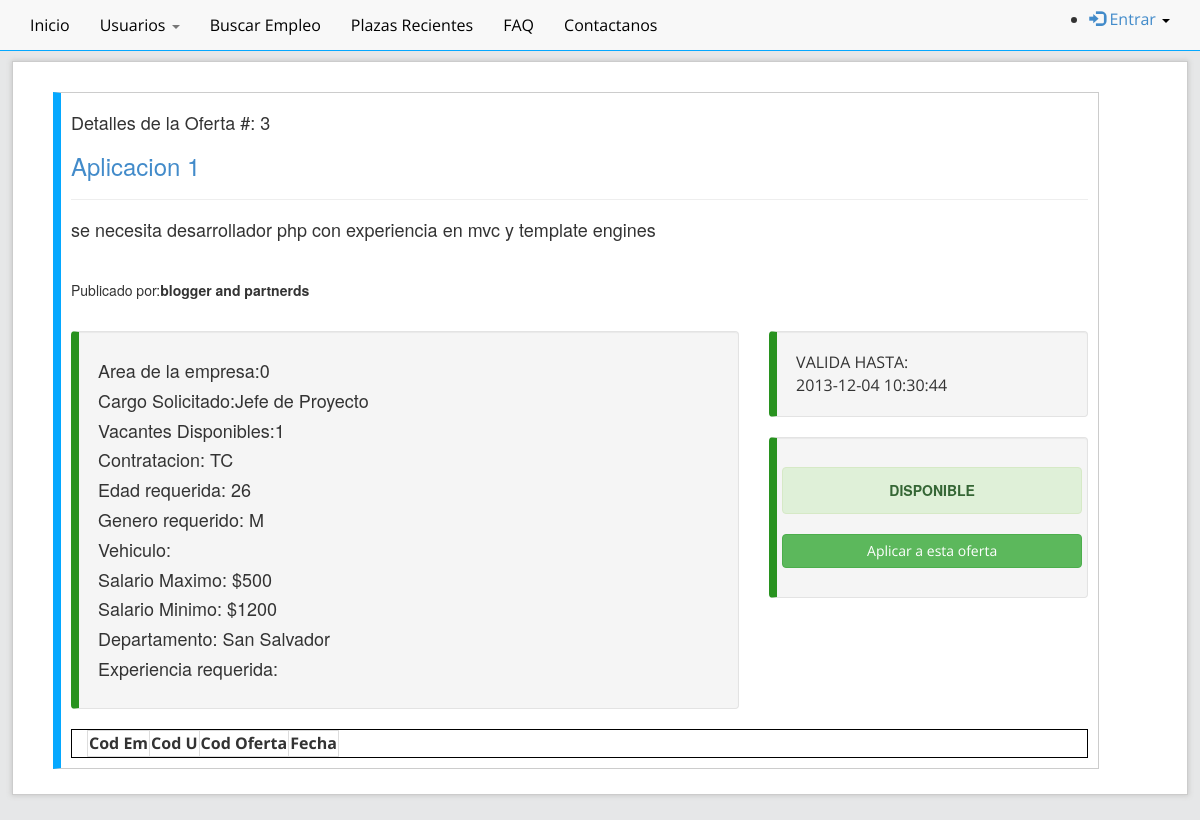
The page /detallesOferta.php?id=3 on the database its author committed.
### tables this page shows
CREATE TABLE `ofertas` (
  `cod_oferta` int(20) NOT NULL AUTO_INCREMENT,
  `cod_em` int(20) DEFAULT NULL,
  `titulo_of` varchar(120) DEFAULT NULL,
  `descripcion_of` varchar(250) DEFAULT NULL,
  `area_of` int(11) DEFAULT NULL,
  `cargo_of` varchar(20) DEFAULT NULL,
  `vacantes_of` int(11) DEFAULT NULL,
  `contratacion_of` varchar(20) DEFAULT NULL,
  `anoexp_ofetas` int(11) DEFAULT NULL,
  `edad` int(10) DEFAULT NULL,
  `genero_of` varchar(20) DEFAULT NULL,
  `vehiculo_ofetas` varchar(20) DEFAULT NULL,
  `salariomax_of` decimal(30,0) DEFAULT NULL,
  `salariomin_of` decimal(30,0) DEFAULT NULL,
  `departamento_of` varchar(20) DEFAULT NULL,
  `experiencia` varchar(20) DEFAULT NULL,
  `tituloen_of` varchar(20) DEFAULT NULL,
  `nivel_of` varchar(20) DEFAULT NULL,
  `disponible_of` int(1) DEFAULT '0',
  `aprovacion_of` int(1) DEFAULT '0',
  `fecha_of` datetime DEFAULT NULL,
  `fechaFin_of` datetime DEFAULT NULL,
  PRIMARY KEY (`cod_oferta`) USING BTREE,
  UNIQUE KEY `cod_oferta_UNIQUE` (`cod_oferta`)
);

CREATE TABLE `empresa` (
  `cod_em` int(11) NOT NULL AUTO_INCREMENT,
  `activa_em` varchar(1) DEFAULT NULL,
  `imagen_em` varchar(120) DEFAULT NULL,
  `nombre_em` varchar(120) DEFAULT NULL,
  `usuario_em` varchar(45) DEFAULT NULL,
  `password_em` varchar(20) DEFAULT NULL,
  `email_em` varchar(50) DEFAULT NULL,
  `telefono_em` varchar(12) DEFAULT NULL,
  `url_em` varchar(120) DEFAULT NULL,
  `descripcion_em` varchar(250) DEFAULT NULL,
  `actividad_em` varchar(50) DEFAULT NULL,
  `departamento_em` varchar(20) DEFAULT NULL,
  `direccion_em` varchar(250) DEFAULT NULL,
  PRIMARY KEY (`cod_em`) USING BTREE
);

### detallesOferta.php (the view, shortened to what this page needs)
<!DOCTYPE html>
 <html class="no-js">
    <head>
        <link rel="stylesheet" href="../assets/css/bootstrap.css">
        <link rel="stylesheet" href="../assets/css/normalize.css">
    </head>
    <body>
        <div id="header" class="navbar navbar-default navbar-static-top">
            <?php
            include_once 'layout/header.php';
            ?>
        </div>
        <div id="contenedor" class="container">
            <div class="row">
                <div class="col-md-11">
                    <div class="tab-content">
                        <div class="tab-pane active" id="plazas">
                            <?php
                            if (isset($_GET["id"])) {
                                $controlador = $_GET['id'];
                                $result = mysql_query("SELECT * FROM `ofertas` where cod_oferta=$controlador") or trigger_error(mysql_error());
                                while ($row = mysql_fetch_array($result)) {
                                    foreach ($row AS $key => $value) {
                                        $row[$key] = stripslashes($value);
                                    }
                                    $cod_em = $row['cod_em'];
                                    ?>
                                    <div class="oferta-contenedor">
                                        <h4>Detalles de la Oferta #: <?php echo nl2br($row['cod_oferta']) ?></h4>
                                        <h3 class="h3"><a><?php echo nl2br($row['titulo_of']) ?></a></h3>
                                        <hr>
                                        <h4><?php echo nl2br($row['descripcion_of']) ?></h4><br>
                                        <h5>
                                            <?php
                                            $result2 = mysql_query("SELECT nombre_em FROM `empresa` where cod_em=$cod_em") or trigger_error(mysql_error());
                                            while ($row2 = mysql_fetch_array($result2)) {
                                                $nombre_empresa = $row2['nombre_em'];
                                            }
                                            ?>Publicado por:<?php echo "<b>" . $nombre_empresa . "</b>" ?></h5>
                                        <h4><?php $fecha_ago = ($row['fecha_of']) ?></h4>
                                        <?php echo "<span id='timeagos' data-livestamp='$fecha_ago'></span><br>" ?>
                                        <div class="row">
                                            <div class="col-md-8">
                                                <div class="well">
                                                    <h4>Area de la empresa:<?php echo nl2br($row['area_of']) ?></h4>
                                                    <h4>Cargo Solicitado:<?php echo nl2br($row['cargo_of']) ?></h4>
                                                    <h4>Vacantes Disponibles:<?php echo nl2br($row['vacantes_of']) ?></h4>
                                                    <h4>Contratacion: <?php echo nl2br($row['contratacion_of']) ?></h4>
                                                    <h4>Edad requerida: <?php echo nl2br($row['edad']) ?></h4>
                                                    <h4>Genero requerido: <?php echo nl2br($row['genero_of']) ?></h4>
                                                    <h4>Vehiculo: <?php echo nl2br($row['vehiculo_ofetas']) ?></h4>
                                                    <h4>Salario Maximo: $<?php echo nl2br($row['salariomax_of']) ?></h4>
                                                    <h4>Salario Minimo: $<?php echo nl2br($row['salariomin_of']) ?></h4>
                                                    <h4>Departamento: <?php echo nl2br($row['departamento_of']) ?></h4>
                                                    <h4>Experiencia requerida: <?php echo nl2br($row['experiencia_of']) ?></h4>
                                                </div>
                                            </div>
                                            <div class="col-md-4">
                                                <div class="well">
                                                    VALIDA HASTA:<br><?php echo nl2br($row['fechaFin_of']) ?>
                                                </div>
                                                <div class="well" id="wellinfo">
                                                    <form method="POST" action="oferta_aplicar.php">
                                                        <input type="hidden" name="cod_oferta" value="<?php
                                                        $cod_oferta = $row['cod_oferta'];
                                                        ?>">
                                                               <?PHP
                                                               if ($row['disponible_of'] == 1) {
                                                                   echo " <h5 class='disponible'><div class='alert alert-success'><a class='alert-link'>DISPONIBLE</a></div></h5>";
                                                                   echo "<p><input type='submit' class='btn btn-block btn-success' value='Aplicar a esta oferta' /><input type='hidden' value='1' name='submitted' /> ";
                                                               } else {
                                                                   echo " <h5 class='disponible'><div class='alert alert-danger'><a class='alert-link'> NO DISPONIBLE</a></div></h5>";
                                                               }
                                                               ?>
                                                    </form>
                                                </div>
                                            </div>
                                        </div>
                                        <div class="col-md-12">
                                            <?
                                            echo "<table class='table-bordered' >";
                                            echo "<tr>";
                                            echo "<td><b>Cod Em</b></td>";
                                            echo "<td><b>Cod U</b></td>";
                                            echo "<td><b>Cod Oferta</b></td>";
                                            echo "<td><b>Fecha</b></td>";
                                            echo "</tr>";
                                            $result = mysql_query("select cod_em as idEmpresa,cod_oferta as idOferta, nombre_u, fecha from oferta_aplicaciones inner join usuario on oferta_aplicaciones.cod_u=usuario.cod_u where cod_em=$cod_em and cod_oferta=$cod_oferta ") or trigger_error(mysql_error());
                                            echo "</table>";
                                            ?>
                                        </div>
                                    </div>
                                    <?php
                                }
                            }
                            ?>
                        </div>
                    </div>
                </div>
            </div>
        </div>
</body>
</html>

### detallesOferta.php (style rules this page uses)
.container { margin-top: 10px; width: 98%; max-width: 100%; }
.oferta-contenedor { border:solid 1px #CCC; border-left: solid 8px #05a8ff; margin-top: 0px; margin: 25px; padding: 10px; overflow: hidden; width: 100%; }
.well { border-left: solid 8px #28921f; }
.disponible { text-align: center; width: 100%; }
#wellinfo { padding-left: 5px; padding-right: 5px; }
#timeagos { padding: 5px; margin: 5px; }
.col-md-12 { border:solid 1px black; }

### rows shown on the page
ofertas: cod_oferta "3", titulo_of "Aplicacion 1", descripcion_of "se necesita desarrollador php con experiencia en mvc y template engines", cod_em.nombre_em "blogger and partnerds", area_of "0", cargo_of "Jefe de Proyecto", vacantes_of "1", contratacion_of "TC", edad "26", genero_of "M", salariomax_of "500", salariomin_of "1200", departamento_of "San Salvador", fechaFin_of "2013-12-04 10:30:44"
